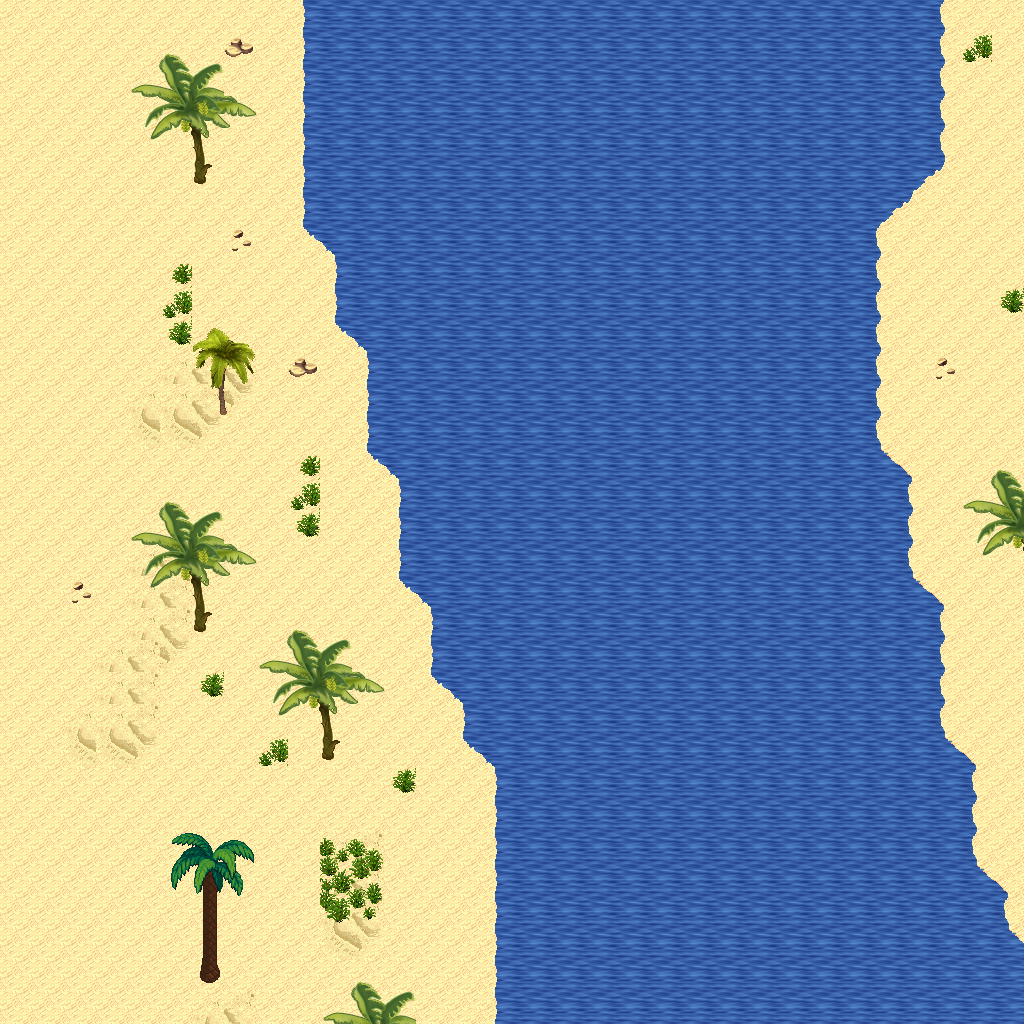

The image is a tile-based game level rendered from a .tmx file. Its description and source (layers, tilesets, objects; grid data summarised) follow:
An orthogonal 32x32 tile map with 32x32 px tiles, 5 tile layers (Ground, Objects, Objects2, Above, ...), 1 hidden layer not drawn, 16 tilesets.

<map version="1.10" tiledversion="1.11.0" orientation="orthogonal" renderorder="right-down" width="32" height="32" tilewidth="32" tileheight="32" infinite="0" nextlayerid="11" nextobjectid="1">
 <tileset firstgid="1" name="logic_collision" tilewidth="32" tileheight="32" tilecount="1" columns="1">
  <image source="../drawable/logic_collision.png" width="32" height="32" />
 </tileset>
 <tileset firstgid="2" name="ground_ground" tilewidth="32" tileheight="32" tilecount="33" columns="3">
  <image source="../drawable/ground_ground.png" width="96" height="352" />
 </tileset>
 <tileset firstgid="35" name="terrain_desert" tilewidth="32" tileheight="32" tilecount="88" columns="8">
  <image source="../drawable/terrain_desert.png" width="256" height="352" />
 </tileset>
 <tileset firstgid="123" name="ground_sand_edges" tilewidth="32" tileheight="32" tilecount="15" columns="5">
  <image source="../drawable/ground_sand_edges.png" width="160" height="96" />
 </tileset>
 <tileset firstgid="138" name="ground_sand_2" tilewidth="32" tileheight="32" tilecount="15" columns="5">
  <image source="../drawable/ground_sand_2.png" width="160" height="96" />
 </tileset>
 <tileset firstgid="153" name="building_stone_ruins" tilewidth="32" tileheight="32" tilecount="72" columns="6">
  <image source="../drawable/building_stone_ruins.png" width="192" height="384" />
 </tileset>
 <tileset firstgid="225" name="item_statue_blackened_column" tilewidth="32" tileheight="32" tilecount="4" columns="1">
  <image source="../drawable/item_statue_blackened_column.png" width="32" height="128" />
 </tileset>
 <tileset firstgid="229" name="item_statue_skull_carving" tilewidth="32" tileheight="32" tilecount="4" columns="2">
  <image source="../drawable/item_statue_skull_carving.png" width="64" height="64" />
 </tileset>
 <tileset firstgid="233" name="item_statue_skullpedestal" tilewidth="32" tileheight="32" tilecount="2" columns="1">
  <image source="../drawable/item_statue_skullpedestal.png" width="32" height="64" />
 </tileset>
 <tileset firstgid="235" name="plant_tree_banana_tree" tilewidth="32" tileheight="32" tilecount="40" columns="4">
  <image source="../drawable/plant_tree_banana_tree.png" width="128" height="320" />
 </tileset>
 <tileset firstgid="275" name="plant_tree_palm_tree" tilewidth="32" tileheight="32" tilecount="6" columns="2">
  <image source="../drawable/plant_tree_palm_tree.png" width="64" height="96" />
 </tileset>
 <tileset firstgid="281" name="plant_tree_palm_trees" tilewidth="32" tileheight="32" tilecount="40" columns="4">
  <image source="../drawable/plant_tree_palm_trees.png" width="128" height="320" />
 </tileset>
 <tileset firstgid="321" name="plant_bush_large_green" tilewidth="32" tileheight="32" tilecount="9" columns="3">
  <image source="../drawable/plant_bush_large_green.png" width="96" height="96" />
 </tileset>
 <tileset firstgid="330" name="plant_cactus" tilewidth="32" tileheight="32" tilecount="2" columns="1">
  <image source="../drawable/plant_cactus.png" width="32" height="64" />
 </tileset>
 <tileset firstgid="332" name="plant_lily_pads" tilewidth="32" tileheight="32" tilecount="2" columns="1">
  <image source="../drawable/plant_lily_pads.png" width="32" height="64" />
 </tileset>
 <tileset firstgid="334" name="plant_round_cactuses" tilewidth="32" tileheight="32" tilecount="20" columns="10">
  <image source="../drawable/plant_round_cactuses.png" width="320" height="64" />
 </tileset>
 <layer id="1" name="Ground" width="32" height="32">
  <data>[1024 cells, 1024 non-empty, 6 distinct tile ids]</data>
 </layer>
 <layer id="2" name="Objects" width="32" height="32">
  <data>[1024 cells, 102 non-empty, 23 distinct tile ids]</data>
 </layer>
 <layer id="3" name="Objects2" width="32" height="32">
  <data>[1024 cells, 0 non-empty, 0 distinct tile ids]</data>
 </layer>
 <layer id="4" name="Above" width="32" height="32">
  <data>[1024 cells, 56 non-empty, 23 distinct tile ids]</data>
 </layer>
 <layer id="5" name="Above2" width="32" height="32">
  <data>[1024 cells, 0 non-empty, 0 distinct tile ids]</data>
 </layer>
 <layer id="6" name="Walkable" width="32" height="32" visible="0">
  <data>[1024 cells, 570 non-empty, 1 distinct tile ids]</data>
 </layer>
 <objectgroup id="7" name="Mapevents" />
 <objectgroup id="8" name="Spawn" />
 <objectgroup id="9" name="Keys" />
 <objectgroup id="10" name="Replace" />
</map>
